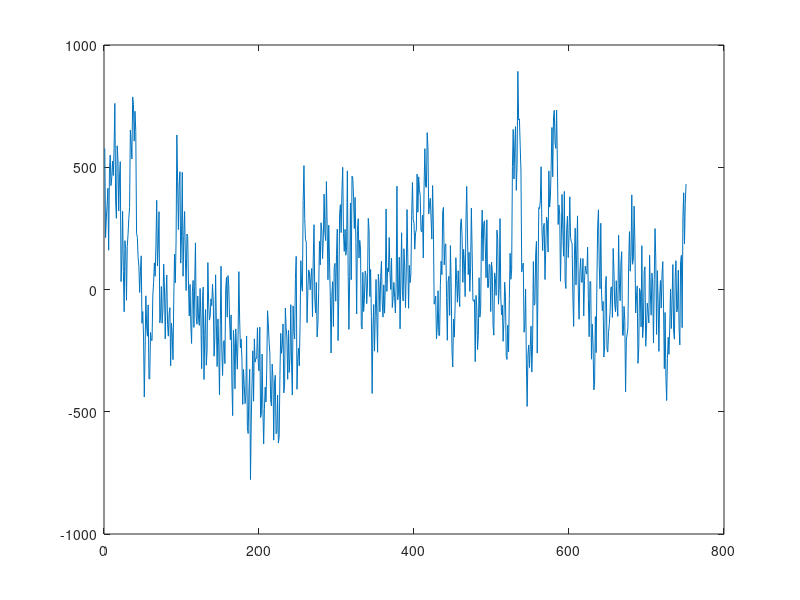
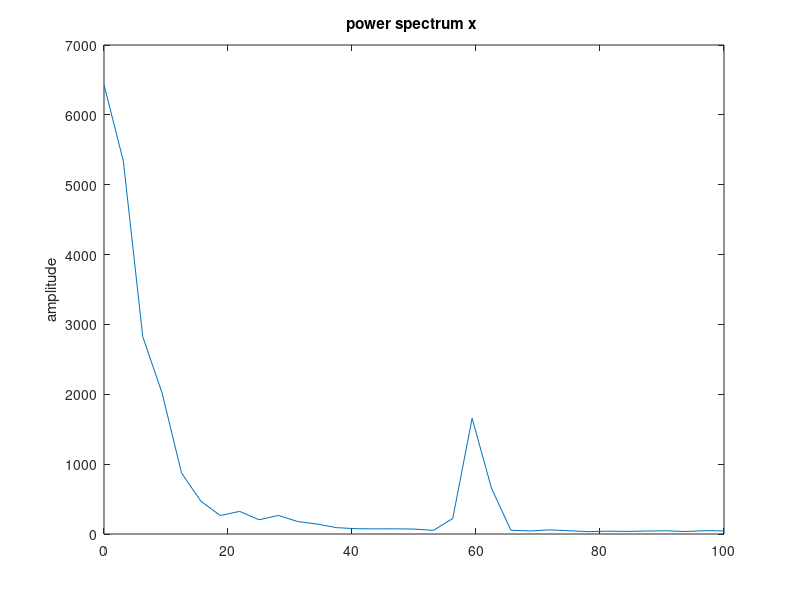

Source code (MATLAB) for these figures, in order: (Note: this script raises an error after producing the figures.)
clear all;
clc;
load('eeg_plus_noise.mat');
Z=eeg_plus_noise;
Fs=200;%sample frequency= 200
 
%%%%%%% plot original eeg signal %%%%%%%
figure(1)
plot(Z)
 
%%%%% caculate the power spectral density estimation(PSD) %%%%
figure(2)
pwelch(Z,[],[],[],Fs)
 
%%%%%%%%%%%% notch filter (60Hz)  %%%%%%%%%%%%%%%%%
 
Omega_o = 60/(Fs/2)
BW = Omega_o/30;
[b,a] = iirnotch(Omega_o,BW);
figure(3)
freqz(b,a)
title('frequency response of 60Hz notch filter')
 
%%%%%% plot the signal after notch filter %%%%%%
 
 
Z1=filter(b,a,Z)
figure(4)
plot(Z1)
figure(13)
pwelch(Z1,[],[],Fs)
%%%%%%% IIR BLT bandpass filter %%%%%%%
w1=0.5/(Fs/2)
w2=60/(Fs/2)
 
wn = [w1,w2]
[B A]=butter(5,wn,'bandpass')
figure(5)
freqz(B,A)
Z2=filter(B,A,Z1)
figure(6)
plot(Z2)
title('denoise ecg signal by IIR method')
 
%%%%%% calculate the PSD after IIR BLT method %%%%%%
figure(7)
pwelch(Z2,[],[],[],Fs)
 
%%%%% FIR windowing  bandpass filter %%%%%%%%
figure(8)
[B1 A1]=fir1(150,wn,'bandpass')
freqz(B1,A1)
Z3=filter(B1,A1,Z1)
figure(9)
plot(Z3)
title('denoise ecg signal by FIR windowing method')
 
%%%%%% calculate the PSD after FIR windowing %%%%%%
figure(10)
pwelch(Z3,[],[],[],Fs)
 
%%%%%% FIR Parks-McClelland  bandpass filter %%%%%%%
f=[0,w1,w2,1];
a=[0,1,1,0];
b1=firpm(50,f,a);
figure(11)
freqz(b1,1)
Z4=filter(b1,1,Z1)
figure(12)
plot(Z4)
